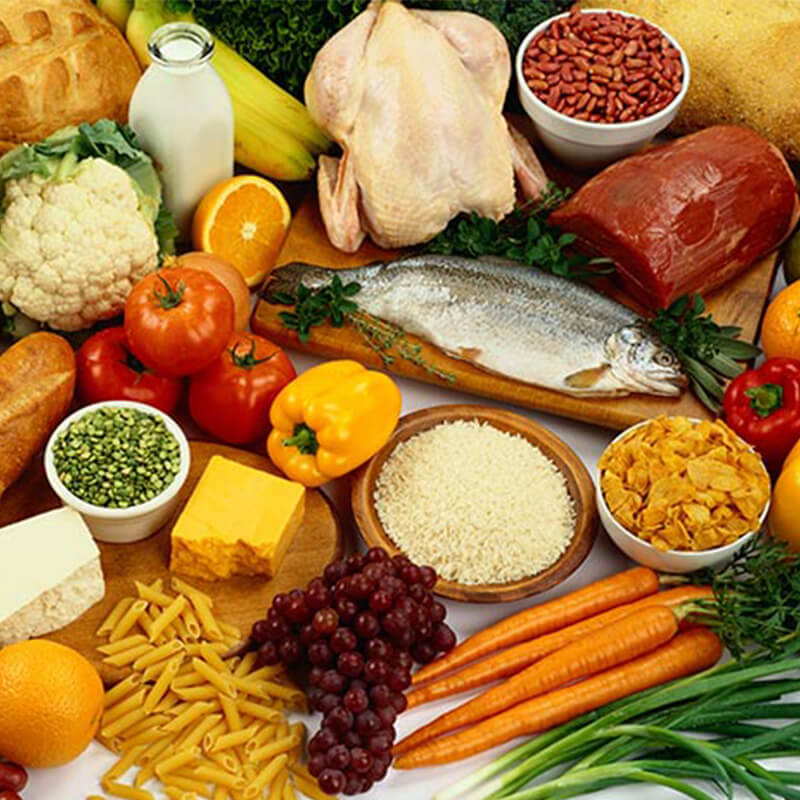
#> input picture samples/xuong-khop/00-tieu-de.jpg, 800 x 800 px
$ python -i framing.py   (imports and definitions only)
#> lines starting #> are read from the running program, lines starting #| are printed output that depends on the picture
#> further down, picture is the input picture: PIL image 800x800 RGB; mean R, G, B 163.8, 119.4, 60.7
"""How a scene's photo fills the 1080x1920 frame ("Khung ảnh", owner's spec 2026-11-23).

A photo close to the frame's shape is cover-cropped, as every photo used to be. A wider one is no longer blown up
and cut at both sides: it is laid across the frame's full width over a blurred, darkened copy of itself, with a
soft shadow under it, and the scene's text goes on the blurred part above (or below) it instead of over the food.
Photos between 3:4 and about 4:3 are cut to a square first, so every such scene of a video puts its photo and its
text at the same place; wider ones keep their shape. A 9:16 photo that is itself an older blurred-padding frame
(a real picture in a middle band, blur above and below) has its band taken out first, so it is not padded twice.

Everything here is Pillow only, shared by the render (render.py) and the app's previews, so both show the same
frame. The render hands FFmpeg two layers (`layers`): the blurred copy with the shadow, as the scene's photo at
1080x1920 (its cover crop changes nothing), and the photo alone, laid in its box. The photo zooms inside its box and
the copy under it half as far (PHOTO_ZOOM_SHARE, BACKDROP_ZOOM_SHARE of the video's own zoom), so the box never moves
towards the text; the first frame is `compose`, which the previews draw.
"""

import math
import statistics
from dataclasses import dataclass

from PIL import Image, ImageDraw, ImageEnhance, ImageFilter, ImageOps, ImageStat

from .layout import DEFAULT_PROFILE, FRAME_HEIGHT, FRAME_WIDTH, PROFILES, Profile

# What a scene asks for ("image_fit"): "auto" chooses by the photo's shape; the others force one way.
COVER, WHOLE, SQUARE = "cover", "whole", "square"
IMAGE_FITS = ("auto", COVER, WHOLE, SQUARE)
FRAME_RATIO = FRAME_WIDTH / FRAME_HEIGHT
# "auto": narrower than 3:4 fills the frame; up to about 4:3 is cut square; wider keeps its shape.
SQUARE_FROM = 0.745
SQUARE_UP_TO = 1.6  # up to about 16:10; 16:9 would lose nearly half of its width
GAP = 40  # between the text box and the photo
# The spec's 1.06 for the photo and 1.03 for the copy under it, as shares of the default 1.12 zoom: applied to
# whatever zoom the video chose, with its own motion (zoom in or out, pan, handheld...).
PHOTO_ZOOM_SHARE = 0.5
BACKDROP_ZOOM_SHARE = 0.25
# The blurred copy under the photo: scaled past cover so its blurred edges never show, then darkened.
BACKDROP_ZOOM = 1.08
BACKDROP_SMALL = (270, 480)  # blurred at a quarter size: much faster, and the eye cannot tell at this strength
BACKDROP_BLUR = 11  # the spec's 45 px at full size
BACKDROP_BRIGHTNESS = 0.70
BACKDROP_SATURATION = 1.10
SHADOW_OFFSET = 14
SHADOW_BLUR = 24
SHADOW_OPACITY = 0.6
# A photo enlarged to the frame is sharpened a little (Lanczos then unsharp mask), as the spec's "Nâng HD" without AI.
UNSHARP = ImageFilter.UnsharpMask(radius=2, percent=120, threshold=2)
# Finding an older padded frame: rows measured at this width; padding is this much smoother than the real band.
PROBE_WIDTH = 540
PADDING_TOLERANCE = 0.03  # of the 9:16 ratio
SHARP_FACTOR = 3
MIN_SHARP = 3.0  # mean edge strength (0-255) a row needs, whatever the padding measures
BAND_SHARE = (0.30, 0.85)
MIN_PADDING_SHARE = 0.05  # each side's blurred rows, of the height
# "Ảnh mờ, nên thay ảnh khác": the variance of the Laplacian of the photo as shown (1080 px wide, sharpened when
# enlarged) under the spec's starting value, and also under BLURRY_RATIO times the photo's grey spread: a sharp photo
# with little texture (white tofu on a white board) has a low variance too, but not for its contrast. A photo almost
# one colour (spread under FLAT_SPREAD) has nothing to judge and never warns. To be tuned on the team's photos.
BLURRY_BELOW = 40.0
BLURRY_RATIO = 0.6
FLAT_SPREAD = 8.0
LAPLACIAN = ImageFilter.Kernel((3, 3), [0, 1, 0, 1, -4, 1, 0, 1, 0], scale=1, offset=128)


@dataclass(frozen=True)
class Framing:
    """Where things go on the frame. `kind` is what was done (COVER, WHOLE or SQUARE). `crop` is the part of the
    (unpadded) photo used, (left, top, right, bottom); `picture` where it lies on the frame (x, y, width, height),
    None for COVER. `text_centre` is where the text box goes when nobody placed it, None: the template's place."""

    kind: str
    crop: tuple[int, int, int, int]
    picture: tuple[int, int, int, int] | None
    text_centre: tuple[int, int] | None


# [169 lines left out: functions choose_kind, plan_frame, _anchor, _place, strip_padding, padded_band and 4 more, not called in this run]


def backdrop(image: Image.Image) -> Image.Image:
    """The whole photo (never the square cut of it) covering the frame a little past its edges, blurred, a bit more
    colourful and darkened, so the sharp photo and white or yellow text stand out on it."""
    scale = max(FRAME_WIDTH / image.width, FRAME_HEIGHT / image.height) * BACKDROP_ZOOM
#> scale = 2.59
    seen_w, seen_h = FRAME_WIDTH / scale, FRAME_HEIGHT / scale
#> seen_w = 416.7; seen_h = 740.7
    left, top = (image.width - seen_w) / 2, (image.height - seen_h) / 2
#> left = 191.7; top = 29.63
    small = image.resize(BACKDROP_SMALL, Image.Resampling.BILINEAR, box=(left, top, left + seen_w, top + seen_h))
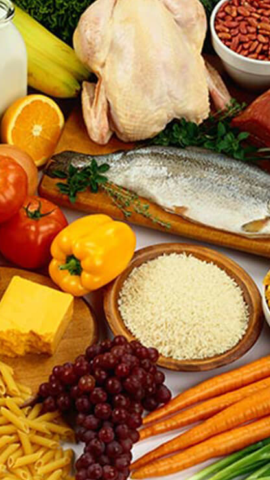
#> small: PIL image 270x480 RGB; mean R, G, B 168, 121.8, 65.7
    small = small.filter(ImageFilter.GaussianBlur(BACKDROP_BLUR))
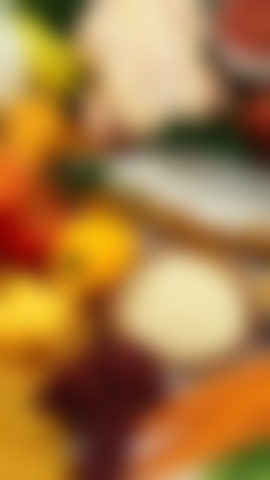
#> small: PIL image 270x480 RGB; mean R, G, B 167.9, 121.8, 65.8
    small = ImageEnhance.Color(small).enhance(BACKDROP_SATURATION)
    small = ImageEnhance.Brightness(small).enhance(BACKDROP_BRIGHTNESS)
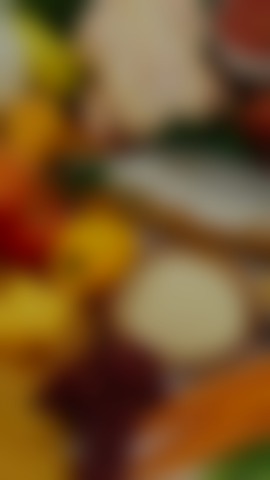
#> small: PIL image 270x480 RGB; mean R, G, B 119.4, 84, 40.9
    return small.resize((FRAME_WIDTH, FRAME_HEIGHT), Image.Resampling.BICUBIC)


def unpadded(image: Image.Image, fit: str) -> Image.Image:
    """The photo the framing works on: a forced cover keeps the photo exactly as it was rendered before."""
    return image if fit == COVER else strip_padding(image)


# [16 lines left out: function frame_photo, not called in this run]

>>> from PIL import Image
>>> picture = Image.open('../../../samples/xuong-khop/00-tieu-de.jpg')
>>> result = backdrop(picture)

$ run again, on samples/xuong-khop/01-ca-nho.jpg
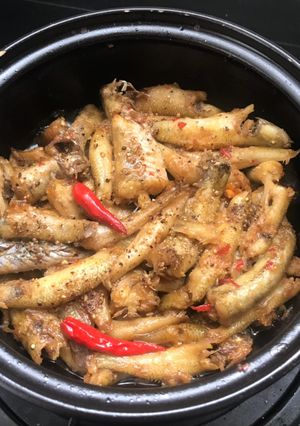
#> input picture samples/xuong-khop/01-ca-nho.jpg, 300 x 426 px
#> picture is the input picture: PIL image 300x426 RGB; mean R, G, B 130.2, 98.5, 71.4
#> in backdrop, `small = small.filter(ImageFilter.GaussianBlur(BACKDROP_BLUR))`:
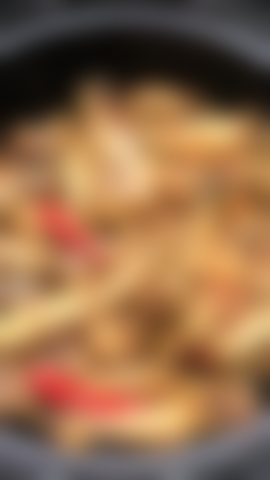
#> small: PIL image 270x480 RGB; mean R, G, B 147.6, 108.4, 75.2
#> in backdrop, `small = ImageEnhance.Brightness(small).enhance(BACKDROP_BRIGHTNESS)`:
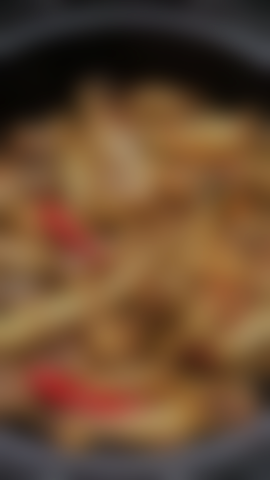
#> small: PIL image 270x480 RGB; mean R, G, B 104.8, 74.6, 49

$ run again, on samples/xuong-khop/03-dau-phu.jpg
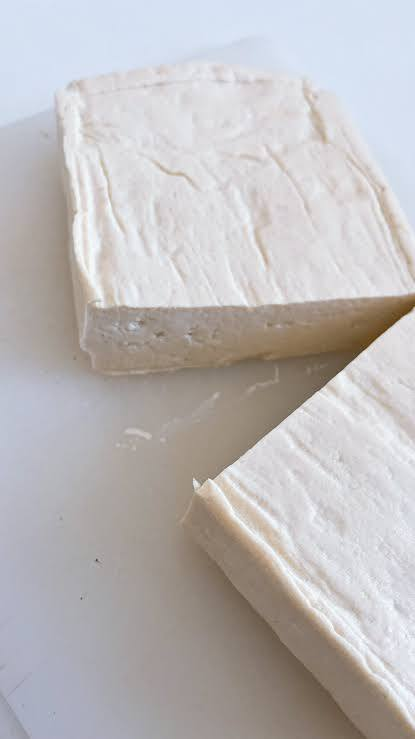
#> input picture samples/xuong-khop/03-dau-phu.jpg, 415 x 739 px
#> picture is the input picture: PIL image 415x739 RGB; mean R, G, B 188.9, 185.5, 186.1
#> in backdrop, `small = small.filter(ImageFilter.GaussianBlur(BACKDROP_BLUR))`:
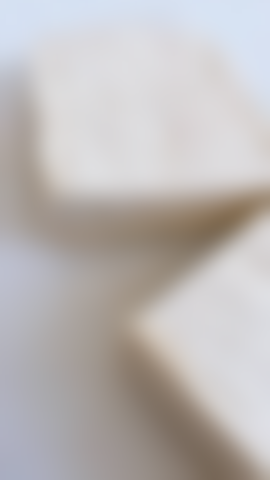
#> small: PIL image 270x480 RGB; mean R, G, B 188.5, 184.3, 183.6
#> in backdrop, `small = ImageEnhance.Brightness(small).enhance(BACKDROP_BRIGHTNESS)`:
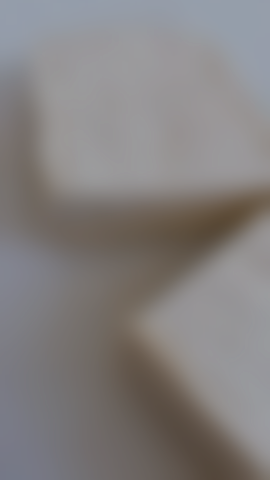
#> small: PIL image 270x480 RGB; mean R, G, B 131.5, 128, 127.6
